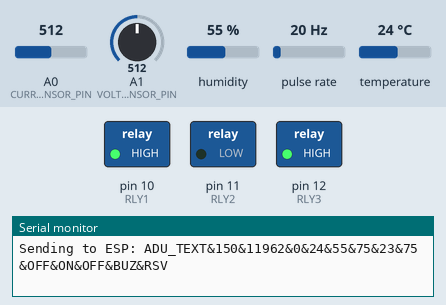
Simulated run of this sketch. Board: Arduino Nano, built with avr-gcc and run on an emulated ATmega328P. On the bench: switched loads named in the sketch (green lamp = pin HIGH), the last lines printed to the serial monitor. Wiring (inferred from the names in the program): pulse sensor: data pin 2. The test bench sets the inputs (shaded band); at power-on: temperature 24 °C, A1 (VOLTAGE_SENSOR_PIN) = 512, A0 (CURRENT_SENSOR_PIN) = 512, humidity 55 %, pulse rate 20 Hz.

Above: at 1.2 s.
1.3 s: temperature set to 30.4 °C
12.4 s: temperature set to 31.6 °C
At 22.7 s:
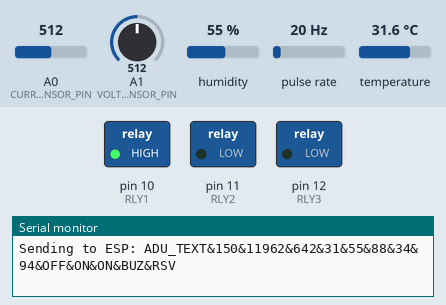
23.4 s: A1 (VOLTAGE_SENSOR_PIN) set to 441
33.7 s: A1 (VOLTAGE_SENSOR_PIN) set to 422
At 43.6 s:
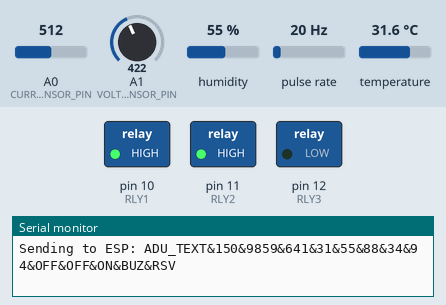
44.7 s: A0 (CURRENT_SENSOR_PIN) set to 768
55.1 s: A0 (CURRENT_SENSOR_PIN) set to 801
At 65.1 s:
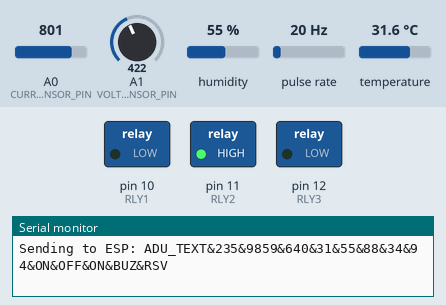
Timing chart, 0 to 66.6 s (numbered marks = the images above; inputs shaded):
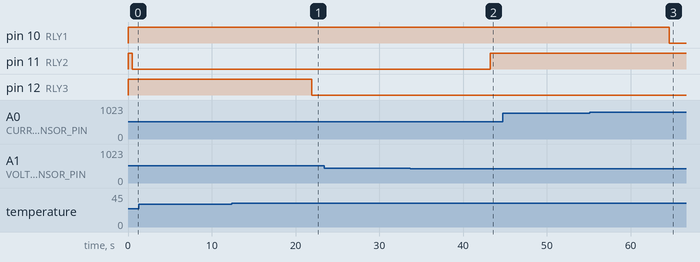

The sketch:

MIET_2025_UNO_Motor_control_with_ADC.ino
```cpp
// --------------------------------------------------------------------------------------------------------------------
// Arduino Nano Sketch: RPM, DHT, Current/Voltage, Relays, and SoftwareSerial Communication
// --------------------------------------------------------------------------------------------------------------------

#include <Arduino.h>
#include <SoftwareSerial.h>   // For communication with ESP-01 or other serial devices

// --- SoftwareSerial Configuration ---
// Connect Arduino Nano Digital Pin 3 to ESP-01 RX
// Connect Arduino Nano Digital Pin 4 to ESP-01 TX
SoftwareSerial esp(3, 4);

// --- DHT Sensor Libraries ---
// Removed Adafruit_Sensor.h and DHT_U.h as they are not needed for the standard DHT.h library
#include <DHT.h>              // Standard DHT library (includes computeHeatIndex)

#define DHTPIN 5              // Digital pin connected to the DHT sensor
#define DHTTYPE DHT22         // DHT 11 sensor type

// DHT sensor instance (using the simpler DHT library for computeHeatIndex)
DHT dht(DHTPIN, DHTTYPE);

// --- Relay Pin Definitions ---
const int RLY1 = 10; // Digital Pin 10
const int RLY2 = 11; // Digital Pin 11
const int RLY3 = 12; // Digital Pin 12

// --- Sensor Pin Definitions ---
const int CURRENT_SENSOR_PIN = A0; // Analog pin for current sensor
const int VOLTAGE_SENSOR_PIN = A1; // Analog pin for voltage sensor
const int SPEED_SENSOR_PIN = 2;    // Digital pin for speed sensor (External Interrupt 0)

// --- RPM Measurement Variables ---
volatile int pulseCount = 0;      // Use volatile for interrupt-driven counting
unsigned long startTime = 0;
const unsigned long MEASUREMENT_DURATION_MS = 10000; // Measure speed over 10 seconds (10000 milliseconds)

int rpm = 0;  // Current calculated RPM
int prpm = 0; // Previous calculated RPM (for averaging)

// --- Sensor Reading Variables ---
unsigned int Sensor1_Val = 0; // Stores Current Sensor value
unsigned int Sensor2_Val = 0; // Stores Voltage Sensor value
unsigned int Sensor3_Val = 0; // Stores RPM value
unsigned int Sensor4_Val = 0; // Stores DHT Temperature (Celsius)
unsigned int Sensor5_Val = 0; // Stores DHT Humidity
unsigned int Sensor6_Val = 0; // Stores DHT Temperature (Fahrenheit)
unsigned int Sensor7_Val = 0; // Stores DHT Heat Index (Celsius)
unsigned int Sensor8_Val = 0; // Stores DHT Heat Index (Fahrenheit)

// --- Relay Status Variables ---
unsigned int RLY1_STATUS = 0;
unsigned int RLY2_STATUS = 0;
unsigned int RLY3_STATUS = 0;

// --- Control Flags/Delays ---
unsigned int ADC_send_delay = 0; // Keeping for consistency, though not actively used in this loop structure
unsigned int ADC_send = 1;       // Set to 1 to ensure initial sensor read and send

// --- Sensor Thresholds ---
#define CURRENT_NORMAL 230 // Analog value: Below this is considered normal
#define CURRENT_ALARM  700  // Analog value: Above this is considered an alarm
#define CURRENT_BUZZER 800 // Analog value: Above this for buzzer (if used)

#define VOLTAGE_NORMAL 10000  // Analog value: Below this is considered normal
#define VOLTAGE_ALARM 20000   // Analog value: Above this is considered an alarm
#define VOLTAGE_BUZZER 12000  // Analog value: Above this for buzzer (if used)

#define DHT11_NORMAL 30    // Temperature threshold in Celsius
#define DHT11_ALARM 30     // Temperature alarm threshold
#define DHT11_BUZZER 35    // Temperature buzzer threshold

// --- Buffers for sprintf (for sending data via SoftwareSerial) ---
char foo[10]; // For Sensor1_Val (CURRENT)
char bar[10]; // For Sensor2_Val (VOLTAGE)
char goo[10]; // For Sensor3_Val (RPM)
char har[10]; // For Sensor4_Val (DHT Temp C)
char ioo[10]; // For Sensor5_Val (DHT Humidity)
char jar[10]; // For Sensor6_Val (DHT Temp F)
char loo[10]; // For Sensor7_Val (DHT Heat Index C)
char mar[10]; // For Sensor8_Val (DHT Heat Index F)
char nob[10]; // For RLY1_STATUS ("ON"/"OFF")
char tot[10]; // For RLY2_STATUS ("ON"/"OFF")
char zar[10]; // For RLY3_STATUS ("ON"/"OFF")
char yar[10]; // For Combined Relay Status ("NOR"/"ALM"/"BUZ")
char uar[10]; // For "RSV" (Reserved)

// --- Function Prototypes (Declarations) ---
void countPulse();        // ISR for RPM sensor
void Cal_RPM();           // Calculates RPM
void ReadSensor_values(); // Reads Current, Voltage, and DHT sensors
void RelayOperation();    // Controls relays based on sensor values
void DHT11_init();        // Initializes DHT sensor
void DHT11_read();        // Reads DHT sensor data

// --------------------------------------------------------------------------------------------------------------------
// Setup Function: Runs once when you press reset or power the board
// --------------------------------------------------------------------------------------------------------------------
void setup() {
  Serial.begin(9600); // Initialize hardware serial for debugging output
  esp.begin(9600);    // Initialize software serial for communication with ESP-01

  // Initialize Relay Pins as OUTPUTs
  pinMode(RLY1, OUTPUT);
  pinMode(RLY2, OUTPUT);
  pinMode(RLY3, OUTPUT);

  // Set all relays OFF initially (assuming HIGH means OFF for your relays)
  digitalWrite(RLY1, HIGH);
  digitalWrite(RLY2, HIGH);
  digitalWrite(RLY3, HIGH);

  // Initialize Analog Sensor Input Pins
  pinMode(CURRENT_SENSOR_PIN, INPUT); // Analog input
  pinMode(VOLTAGE_SENSOR_PIN, INPUT); // Analog input

  // Initialize DHT11 Sensor
  DHT11_init();

  // Configure the Speed Sensor input pin
  pinMode(SPEED_SENSOR_PIN, INPUT_PULLUP); // Enable internal pull-up resistor

  // Attach the interrupt for the speed sensor
  // Digital Pin 2 corresponds to External Interrupt 0 (INT0) on Arduino Nano.
  // RISING means the interrupt triggers when the signal goes from LOW to HIGH.
  attachInterrupt(digitalPinToInterrupt(SPEED_SENSOR_PIN), countPulse, RISING);

  // Initialize startTime for the first measurement window
  startTime = millis() + MEASUREMENT_DURATION_MS;

  Serial.println("\nArduino Nano Setup Complete.");
  Serial.println("Waiting for sensor readings and RPM pulses...");
}

// --------------------------------------------------------------------------------------------------------------------
// Loop Function: Runs over and over again forever
// --------------------------------------------------------------------------------------------------------------------
void loop() {
  // Check if the measurement duration has passed
  if (millis() - startTime >= MEASUREMENT_DURATION_MS) {
    // Perform all readings and operations
    Cal_RPM();           // Calculate RPM
    ReadSensor_values(); // Read Current, Voltage, and DHT sensors
    RelayOperation();    // Control relays based on sensor values

    // Populate char arrays with sensor status/values for sending via SoftwareSerial
    sprintf(foo, "%d", Sensor1_Val);   // CURRENT
    sprintf(bar, "%d", Sensor2_Val);   // VOLTAGE
    sprintf(goo, "%d", Sensor3_Val);   // RPM
    sprintf(har, "%d", Sensor4_Val);   // DHT Temp C
    sprintf(ioo, "%d", Sensor5_Val);   // DHT Humidity
    sprintf(jar, "%d", Sensor6_Val);   // DHT Temp F
    sprintf(loo, "%d", Sensor7_Val);   // DHT Heat Index C
    sprintf(mar, "%d", Sensor8_Val);   // DHT Heat Index F

    // Relay Status strings
    if (RLY1_STATUS == 0) { sprintf(nob, "%s", "OFF"); } else { sprintf(nob, "%s", "ON"); }
    if (RLY2_STATUS == 0) { sprintf(tot, "%s", "OFF"); } else { sprintf(tot, "%s", "ON"); }
    if (RLY3_STATUS == 0) { sprintf(zar, "%s", "OFF"); } else { sprintf(zar, "%s", "ON"); }

    /*// Combined Relay Status (based on your logic)
    if ((RLY1_STATUS == 1) && (RLY2_STATUS == 0) && (RLY3_STATUS == 0)) {
      sprintf(yar, "%s", "NOR"); // Normal
    } else if ((RLY1_STATUS == 0) && (RLY2_STATUS == 1) && (RLY3_STATUS == 0)) {
      sprintf(yar, "%s", "ALM"); // Alarm
    } else if ((RLY1_STATUS == 0) && (RLY2_STATUS == 0) && (RLY3_STATUS == 1)) {
      sprintf(yar, "%s", "BUZ"); // Buzzer/Shutdown
    } else {
      sprintf(yar, "%s", "INV"); // Invalid State (or another default)
    }*/
    if ((RLY1_STATUS == 0) && (RLY2_STATUS == 0) && (RLY3_STATUS == 0)) {
      sprintf(yar, "%s", "NOR"); // Normal
    } else if ((RLY1_STATUS == 1) || (RLY2_STATUS == 1) || (RLY3_STATUS == 1)) {
      sprintf(yar, "%s", "BUZ"); // Alarm
    }
    sprintf(uar, "%s", "RSV"); // Reserved

    // Construct the full serial string to send to ESP-01
    char str[200]; // Increased buffer size for the concatenated string
    strcpy(str, "ADU_TEXT&");
    strcat(str, foo); // CURRENT
    strcat(str, "&");
    strcat(str, bar); // VOLTAGE
    strcat(str, "&");
    strcat(str, goo); // RPM
    strcat(str, "&");
    strcat(str, har); // DHT Temp C
    strcat(str, "&");
    strcat(str, ioo); // DHT Humidity
    strcat(str, "&");
    strcat(str, jar); // DHT Temp F
    strcat(str, "&");
    strcat(str, loo); // DHT Heat Index C
    strcat(str, "&");
    strcat(str, mar); // DHT Heat Index F
    strcat(str, "&");
    strcat(str, nob); // RLY1_STATUS
    strcat(str, "&");
    strcat(str, tot); // RLY2_STATUS
    strcat(str, "&");
    strcat(str, zar); // RLY3_STATUS
    strcat(str, "&");
    strcat(str, yar); // Combined Relay Status
    strcat(str, "&");
    strcat(str, uar); // Reserved

    Serial.print("\nSending to ESP: ");
    Serial.println(str);
    esp.print(str); // Send data to ESP-01 via SoftwareSerial

    // Reset startTime for the next measurement window
    startTime = millis();
  }

  // Small delay for stability
  delay(10);
}

// --------------------------------------------------------------------------------------------------------------------
// Helper Functions (Definitions)
// --------------------------------------------------------------------------------------------------------------------

/**
 * @brief Interrupt Service Routine (ISR) for the speed sensor.
 * Increments pulseCount on each rising edge.
 */
void countPulse() {
  pulseCount++;
}

/**
 * @brief Calculates RPM based on pulseCount over the measurement duration.
 * Resets pulseCount and restarts the measurement window.
 */
void Cal_RPM() {
  //pulseCount = 0 ;
  // Temporarily disable interrupts to safely read and reset pulseCount
  detachInterrupt(digitalPinToInterrupt(SPEED_SENSOR_PIN));

  Serial.print("\nRaw Pulse Count: ");
  Serial.print(pulseCount);

  // Your original RPM calculation logic was commented out,
  // and you have a new custom calculation based on pulseCount/400.
  // I'm using your new logic directly.
  if (pulseCount == 0) {
    prpm = 0;
  } else {
    if (prpm == 0) {
      prpm = pulseCount * 3; // Initial calculation
    } else {
      prpm = (prpm + (pulseCount *3)) / 2; // Averaging
    }
  }

  Serial.print("\tCalculated RPM (prpm): ");
  Serial.println(prpm);
  Sensor3_Val = prpm; // Store calculated RPM in Sensor3_Val
  Serial.print("Sensor3_Val (RPM): ");
  Serial.println(Sensor3_Val);

  pulseCount = 0; // Reset pulse counter
  // startTime is reset in loop() after all operations for the current window.
  // Re-enable interrupts to continue counting pulses for the next window
  attachInterrupt(digitalPinToInterrupt(SPEED_SENSOR_PIN), countPulse, RISING);
}

/**
 * @brief Reads values from Current, Voltage, and DHT sensors.
 */
void ReadSensor_values() {
  Serial.println("\n--------------------------------");
  Sensor1_Val = 0 ;
  Sensor2_Val = 0 ;

  // Read Current Sensor (Analog)
  Sensor1_Val = analogRead(CURRENT_SENSOR_PIN);
  Serial.print("Current Sensor Value (raw): ");
  Serial.println(Sensor1_Val);
  // Apply your scaling factor (multiplied by 6)
  if( Sensor1_Val < 20)
    { Sensor1_Val = 0 ; }
  else
    { Sensor1_Val = Sensor1_Val /3.4; }
  Serial.print("Current Sensor Value (Sensor1_Val): ");
  Serial.println(Sensor1_Val);
  delay(10); // Small delay after reading analog

  // Read Voltage Sensor (Analog)
  Sensor2_Val = analogRead(VOLTAGE_SENSOR_PIN);
  Serial.print("Voltage Sensor Value (raw): ");
  Serial.println(Sensor2_Val);
  // Apply your scaling factor (divided by 45, then multiplied by 1000)
  Sensor2_Val = (unsigned int)((float)Sensor2_Val / 42.8 * 1000.0);
  if(Sensor2_Val <= 1000)
     {  Sensor2_Val = 0 ; }
  Serial.print("Voltage Sensor Value (Sensor2_Val): ");
  Serial.println(Sensor2_Val);
  delay(10); // Small delay after reading analog

  // Read DHT sensor
  DHT11_read();
  delay(10); // Small delay after DHT read
}

/**
 * @brief Controls relays based on Current, Voltage, and DHT Temperature values.
 */
void RelayOperation() {
  Serial.println("\n--- Performing Relay Operations ---");

  Serial.print("Current RLY1_STATUS = "); Serial.print(RLY1_STATUS);
  Serial.print(", RLY2_STATUS = "); Serial.print(RLY2_STATUS);
  Serial.print(", RLY3_STATUS = "); Serial.print(RLY3_STATUS);

  // Logic for relay control based on sensor thresholds
  // All sensors normal
  //if ((Sensor1_Val <= CURRENT_NORMAL) && (Sensor2_Val <= VOLTAGE_NORMAL) && (Sensor4_Val <= DHT11_NORMAL)) {
  if ((Sensor2_Val <= VOLTAGE_NORMAL) ) {
    Serial.println("\n Voltage values is normal.");
    if(RLY2_STATUS == 1)
    {
       digitalWrite(RLY2, HIGH);  // RLY1 ON
       Serial.print("RLY2 = OFF");
    }
    RLY2_STATUS = 0;

  }
  else if ((Sensor2_Val > VOLTAGE_NORMAL) ) {
    Serial.println("\nVoltage values are above normal.");
    if(RLY2_STATUS == 0)
    {
        digitalWrite(RLY2, LOW);  // RLY1 ON
        Serial.print("RLY2 = ON");
    }
    RLY2_STATUS = 1;

  }
  // Alarm condition (Current OR Voltage in alarm range)
  if (Sensor1_Val <= CURRENT_NORMAL) {
    Serial.println("\nCurrent value is normal.");
    if(RLY1_STATUS == 1)
    {
      digitalWrite(RLY1, HIGH); // RLY1 OFF
      Serial.print("RLY1 = OFF");
    }
    RLY1_STATUS = 0;

  }
  else if (Sensor1_Val > CURRENT_NORMAL) {
    Serial.println("\nCurrent value above normal\.");
    if(RLY1_STATUS == 0)
    {
       digitalWrite(RLY1, LOW); // RLY1 OFF
       Serial.print("RLY1 = ON");
    }
    RLY1_STATUS = 1;

  }

  // Shutdown condition (Current OR Voltage above alarm, OR DHT Temp above normal)
  if ( (Sensor4_Val <= DHT11_NORMAL)) {
    Serial.println("\nTemperature is normal.");
    if(RLY3_STATUS == 1)
    {
      digitalWrite(RLY3, HIGH);  // RLY3 ON
      Serial.print("RLY3 = OFF");
    }
    RLY3_STATUS = 0;
  }
  else if ( (Sensor4_Val > DHT11_NORMAL)) {
    Serial.println("\nTemperature above normal.");
    if(RLY3_STATUS == 0)
    {
        digitalWrite(RLY3, LOW);  // RLY3 ON
        Serial.print("RLY3 = ON");
    }
    RLY3_STATUS = 1;
  }


  Serial.print("\nFinal RLY1_STATUS = "); Serial.print(RLY1_STATUS);
  Serial.print(", RLY2_STATUS = "); Serial.print(RLY2_STATUS);
  Serial.print(", RLY3_STATUS = "); Serial.println(RLY3_STATUS);
}

/**
 * @brief Initializes the DHT sensor.
 */
void DHT11_init() {
  dht.begin(); // Initialize the DHT sensor
  Serial.println(F("DHT Sensor Initialized."));
}

/**
 * @brief Reads temperature and humidity from the DHT sensor using DHT methods.
 * Stores values in Sensor4_Val to Sensor8_Val, including calculated Heat Index.
 */
void DHT11_read() {
  // Reading temperature or humidity takes about 250 milliseconds!
  // Sensor readings may also be up to 2 seconds 'old' (its a very slow sensor)

  // Read humidity as percentage (the default)
  float h = dht.readHumidity();
  // Read temperature as Celsius (the default)
  float t = dht.readTemperature();
  // Read temperature as Fahrenheit (isFahrenheit = true)
  float f = dht.readTemperature(true);

  // Check if any reads failed and exit early (to try again).
  if (isnan(h) || isnan(t) || isnan(f)) {
    Serial.println(F("Failed to read from DHT sensor!"));
    return;
  }

  // Compute heat index in Fahrenheit (the default)
  float hif = dht.computeHeatIndex(f, h);
  // Compute heat index in Celsius (isFahreheit = false)
  float hic = dht.computeHeatIndex(t, h, false);

  // Store values in global Sensor variables
  Sensor4_Val = (unsigned int)t;   // Temperature in Celsius
  Sensor5_Val = (unsigned int)h;   // Humidity
  Sensor6_Val = (unsigned int)f;   // Temperature in Fahrenheit
  Sensor7_Val = (unsigned int)hic; // Heat Index in Celsius
  Sensor8_Val = (unsigned int)hif; // Heat Index in Fahrenheit

  // Print all readings to Serial Monitor for debugging
  Serial.print(F("Humidity: "));
  Serial.print(h);
  Serial.print(F("% \tTemperature: "));
  Serial.print(t);
  Serial.print(F("°C "));
  Serial.print(f);
  Serial.print(F("°F \tHeat index: "));
  Serial.print(hic);
  Serial.print(F("°C "));
  Serial.print(hif);
  Serial.println(F("°F"));
}
```

Measured:
- the behaviour switches between 30.9 and 31 °C on temperature (found by bisection; images 0 and 1)
- the behaviour switches between 429 and 428 on A1 (VOLTAGE_SENSOR_PIN) (found by bisection; images 1 and 2)
- the behaviour switches between 785 and 786 on A0 (CURRENT_SENSOR_PIN) (found by bisection; images 2 and 3)
- after the input at 12.4 s, pin 12 (RLY3): HIGH → LOW after 9.5 s
- after the input at 33.7 s, pin 11 (RLY2): LOW → HIGH after 9.5 s
- after the input at 55.1 s, pin 10 (RLY1): HIGH → LOW after 9.5 s
